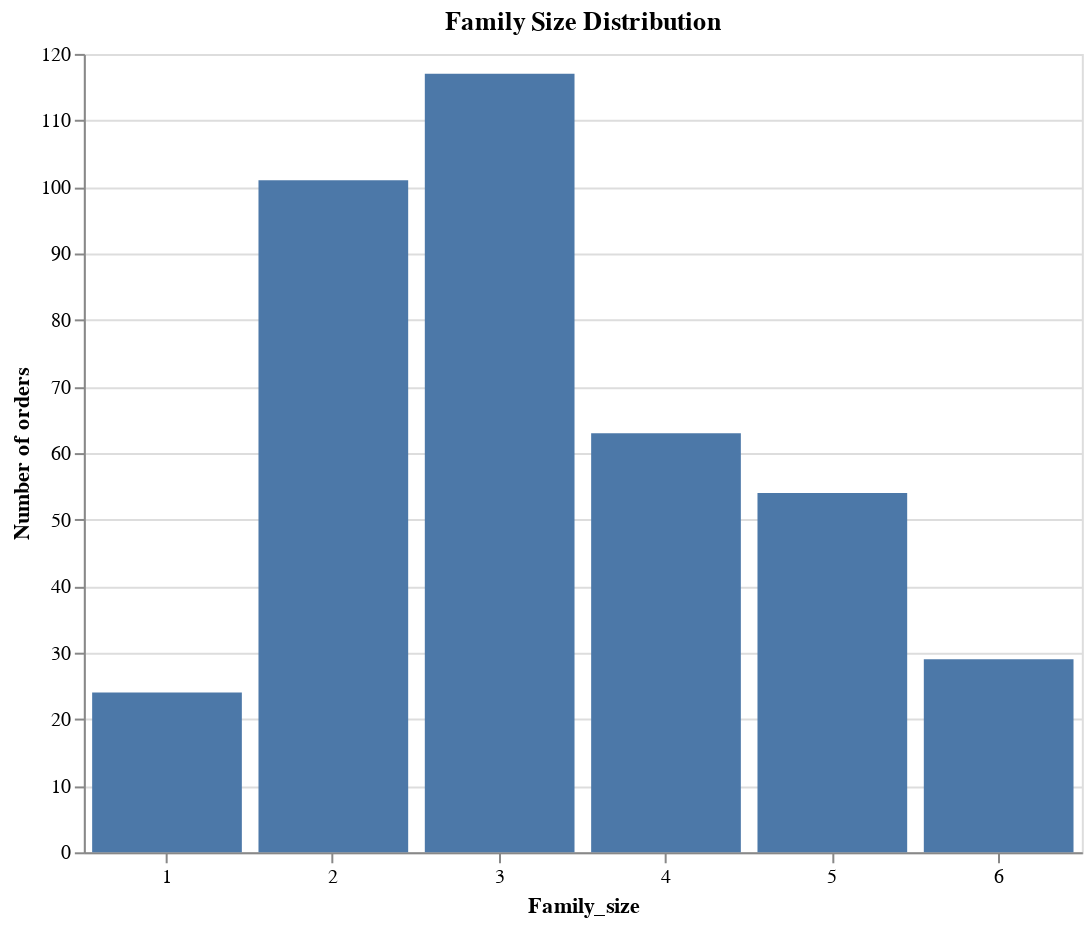

The notebook cell saved with this chart:
### Code cell
family_chart

### Figure 1 — Vega-Lite specification as saved in the notebook (floating-point values rounded to 4 significant figures; data arrays with more than 128 entries replaced by an {"elided": "..."} marker saying what was removed)
{"config": {"view": {"continuousWidth": 300, "continuousHeight": 300}}, "data": {"name": "data-53239134cfde2153236bb8814d1d873d"}, "mark": {"type": "bar"}, "encoding": {"tooltip": [{"field": "Family_size", "type": "quantitative"}, {"aggregate": "count", "type": "quantitative"}], "x": {"axis": {"labelAngle": 0}, "field": "Family_size", "type": "nominal"}, "y": {"aggregate": "count", "title": "Number of orders", "type": "quantitative"}}, "height": 400, "title": "Family Size Distribution", "width": 500, "$schema": "https://vega.github.io/schema/vega-lite/v5.8.0.json", "datasets": {"data-53239134cfde2153236bb8814d1d873d": {"elided": "388 records"}}}
